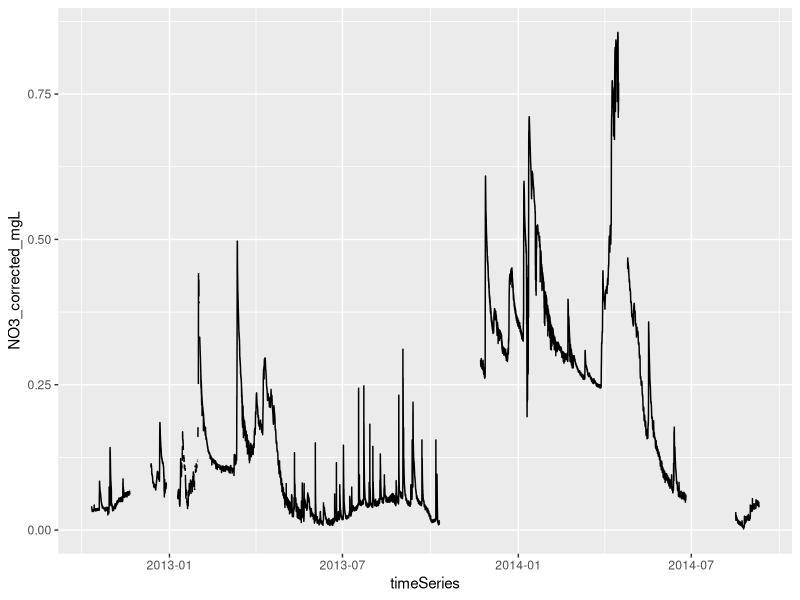

This figure's R source:
library(tidyverse)
library(ggplot2)
library(lubridate)


#Load in dataset
nitrateData <- read_csv("hbSoils/data_raw/HBF Nitrate.csv")


#Select necessary columns
cleanData <- nitrateData %>% select(Date.Time.EST, NO3_corrected_mgL)   


#Mutate timeseries data to make it datetime instead of character
cleanData <- cleanData %>% mutate(timeSeries = mdy_hm(Date.Time.EST)) %>%
  select(timeSeries, NO3_corrected_mgL)


#test plot for data
ggplot(cleanData, aes(x = timeSeries, y = NO3_corrected_mgL)) + geom_line()




